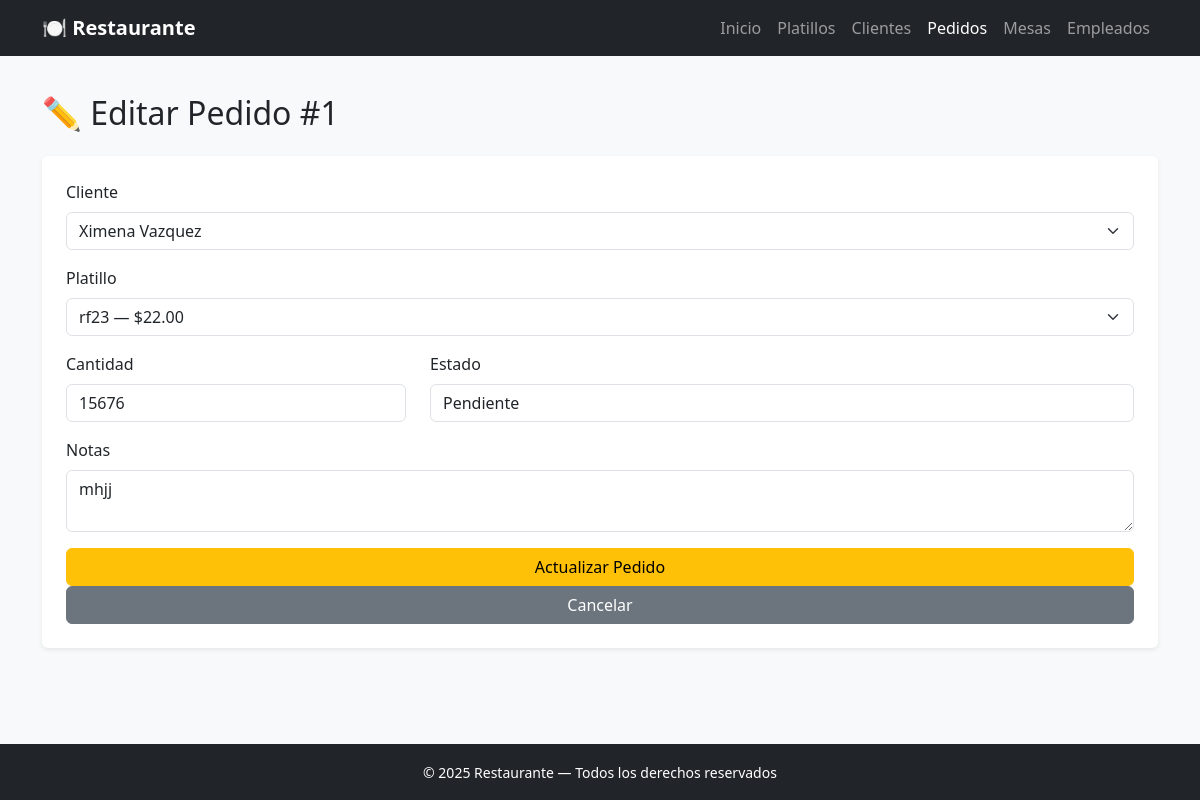
The app's page /pedido/actualizar/1/ with its own data.
### app_Restaurante/models.py (models this page shows, shortened)
class Pedido(models.Model):
    fechahora = models.DateTimeField(auto_now_add=True)
    estado = models.CharField(max_length=30, default='Pendiente')
    total = models.DecimalField(max_digits=10, decimal_places=2, default=0.00)
    notas = models.TextField(blank=True, null=True)
    cantidad = models.PositiveIntegerField(default=1)
    cliente = models.ForeignKey(Cliente, on_delete=models.CASCADE, related_name='pedidos')
    platillo = models.ForeignKey(Platillo, on_delete=models.PROTECT, related_name='pedidos')
    mesa = models.ForeignKey(Mesa, on_delete=models.PROTECT, related_name='pedidos')
    empleado = models.ForeignKey(Empleado, on_delete=models.PROTECT, related_name='pedidos')
    class Meta:
        ordering = ['-fechahora']

class Cliente(models.Model):
    nombre = models.CharField(max_length=100)
    apellido = models.CharField(max_length=100)
    email = models.EmailField(unique=True)
    telefono = models.CharField(max_length=20)
    direccion_casa = models.CharField(max_length=200)
    fecha_nacimiento = models.DateField(blank=True, null=True)
    alergias = models.TextField(blank=True, null=True)

class Platillo(models.Model):
    nombre = models.CharField(max_length=100, unique=True)
    descripcion = models.TextField(blank=True, null=True)
    precio = models.DecimalField(max_digits=10, decimal_places=2)
    categoria = models.CharField(max_length=50)
    disponibilidad = models.BooleanField(default=True)
    ingredientes = models.TextField(blank=True, null=True)
    tiempo_preparacion = models.IntegerField(verbose_name="Tiempo de preparación (min)")

### app_Restaurante/views.py (the view)
# urls.py: path('pedido/actualizar/<int:pedido_id>/', views.actualizar_pedido, name='actualizar_pedido'),
def actualizar_pedido(request, pedido_id):
    pedido = get_object_or_404(Pedido, id=pedido_id)
    clientes = Cliente.objects.all().order_by('apellido')
    platillos = Platillo.objects.all().order_by('nombre')
    mesas = Mesa.objects.all().order_by('id')
    empleados = Empleado.objects.all().order_by('apellido')
    return render(request, 'pedido/actualizar_pedido.html', {
        'pedido': pedido,
        'clientes': clientes,
        'platillos': platillos,
        'mesas': mesas,
        'empleados': empleados,
    })

### app_Restaurante/templates/pedido/actualizar_pedido.html (shortened to what this page needs)
{% extends 'base.html' %}
{% block content %}
<h2 class="mb-4">✏️ Editar Pedido #{{ pedido.id }}</h2>
<form method="POST" action="{% url 'realizar_actualizacion_pedido' pedido.id %}" class="card p-4 shadow-sm border-0">
  <div class="mb-3">
    <label class="form-label">Cliente</label>
    <select name="cliente" class="form-select" required>
      {% for c in clientes %}
        <option value="{{ c.id }}" {% if pedido.cliente.id == c.id %}selected{% endif %}>{{ c.nombre }} {{ c.apellido }}</option>
      {% endfor %}
    </select>
  </div>
  <div class="mb-3">
    <label class="form-label">Platillo</label>
    <select name="platillo" class="form-select" required>
      {% for p in platillos %}
        <option value="{{ p.id }}" {% if pedido.platillo.id == p.id %}selected{% endif %}>{{ p.nombre }} — ${{ p.precio }}</option>
      {% endfor %}
    </select>
  </div>
  <div class="row">
    <div class="col-md-4 mb-3">
      <label class="form-label">Cantidad</label>
      <input type="number" name="cantidad" class="form-control" value="{{ pedido.cantidad }}" min="1" required>
    </div>
    <div class="col-md-8 mb-3">
      <label class="form-label">Estado</label>
      <input type="text" name="estado" class="form-control" value="{{ pedido.estado }}">
    </div>
  </div>
  <div class="mb-3">
    <label class="form-label">Notas</label>
    <textarea name="notas" class="form-control">{{ pedido.notas }}</textarea>
  </div>
  <button type="submit" class="btn btn-warning">Actualizar Pedido</button>
  <a href="{% url 'ver_pedidos' %}" class="btn btn-secondary">Cancelar</a>
</form>
{% endblock %}

### app_Restaurante/templates/base.html (style rules this page uses)
html, body { height: 100%; }
body { display: flex; flex-direction: column; background-color: #f8f9fa; margin: 0; }

### records on screen
Pedido: id "1", cliente "Ximena Vazquez", platillo "rf23 — $22.00", cantidad "15676", estado "Pendiente", notas "mhjj"
